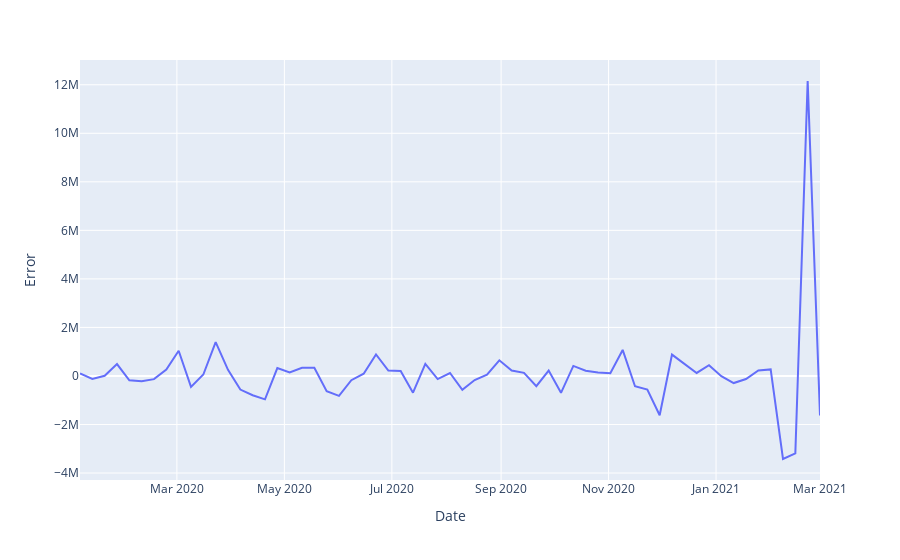

This figure's notebook cell:
### Code cell
fig = px.line(x=residuals.index, y=residuals, labels={'x':'Date', 'y':'Error'})
fig.show()
